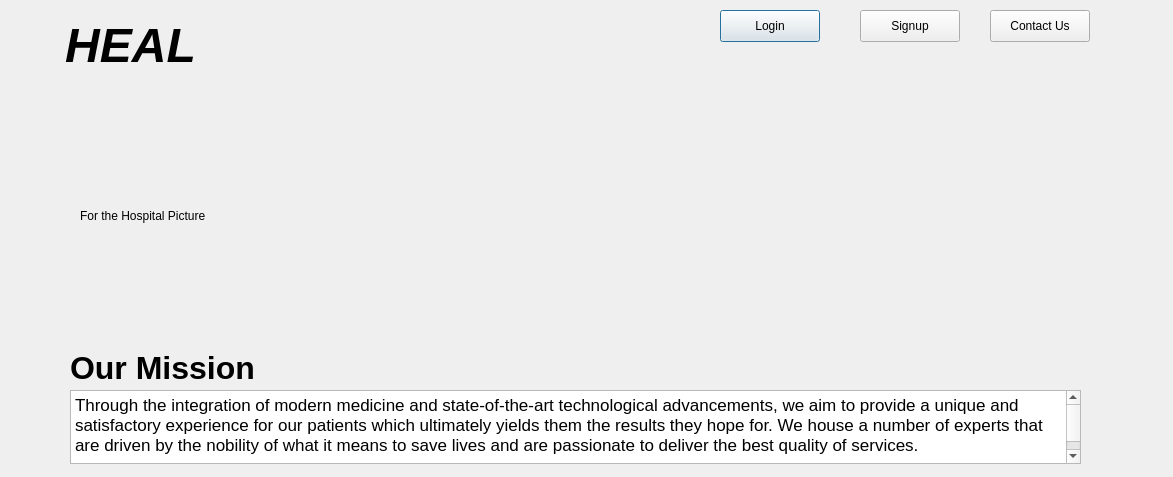
<?xml version="1.0" encoding="UTF-8"?>
<ui version="4.0">
 <class>HopitalMainPage</class>
 <widget class="QDialog" name="HopitalMainPage">
  <property name="geometry">
   <rect>
    <x>0</x>
    <y>0</y>
    <width>1173</width>
    <height>477</height>
   </rect>
  </property>
  <property name="windowTitle">
   <string>Dialog</string>
  </property>
  <widget class="QLabel" name="HEALHOSPlabel">
   <property name="geometry">
    <rect>
     <x>60</x>
     <y>10</y>
     <width>141</width>
     <height>71</height>
    </rect>
   </property>
   <property name="text">
    <string>&lt;html&gt;&lt;head/&gt;&lt;body&gt;&lt;p align=&quot;center&quot;&gt;&lt;span style=&quot; font-size:36pt; font-weight:700; font-style:italic;&quot;&gt;HEAL&lt;/span&gt;&lt;/p&gt;&lt;/body&gt;&lt;/html&gt;</string>
   </property>
  </widget>
  <widget class="QPushButton" name="LogInHOSPpushButton">
   <property name="geometry">
    <rect>
     <x>720</x>
     <y>10</y>
     <width>100</width>
     <height>32</height>
    </rect>
   </property>
   <property name="text">
    <string>Login</string>
   </property>
  </widget>
  <widget class="QPushButton" name="SignupHOSPpushButton">
   <property name="geometry">
    <rect>
     <x>860</x>
     <y>10</y>
     <width>100</width>
     <height>32</height>
    </rect>
   </property>
   <property name="text">
    <string>Signup</string>
   </property>
  </widget>
  <widget class="QPushButton" name="ContactUspushButton">
   <property name="geometry">
    <rect>
     <x>990</x>
     <y>10</y>
     <width>100</width>
     <height>32</height>
    </rect>
   </property>
   <property name="text">
    <string>Contact Us</string>
   </property>
  </widget>
  <widget class="QLabel" name="HOSPmainPIClabel">
   <property name="geometry">
    <rect>
     <x>80</x>
     <y>100</y>
     <width>941</width>
     <height>231</height>
    </rect>
   </property>
   <property name="text">
    <string>For the Hospital Picture</string>
   </property>
  </widget>
  <widget class="QLabel" name="OurMissionlabel">
   <property name="geometry">
    <rect>
     <x>70</x>
     <y>350</y>
     <width>211</width>
     <height>31</height>
    </rect>
   </property>
   <property name="text">
    <string>&lt;html&gt;&lt;head/&gt;&lt;body&gt;&lt;p&gt;&lt;span style=&quot; font-size:24pt; font-weight:700;&quot;&gt;Our Mission&lt;/span&gt;&lt;/p&gt;&lt;/body&gt;&lt;/html&gt;</string>
   </property>
  </widget>
  <widget class="QTextEdit" name="OurMissiontextEdit">
   <property name="geometry">
    <rect>
     <x>70</x>
     <y>390</y>
     <width>1011</width>
     <height>74</height>
    </rect>
   </property>
   <property name="html">
    <string>&lt;!DOCTYPE HTML PUBLIC &quot;-//W3C//DTD HTML 4.0//EN&quot; &quot;http://www.w3.org/TR/REC-html40/strict.dtd&quot;&gt;
&lt;html&gt;&lt;head&gt;&lt;meta name=&quot;qrichtext&quot; content=&quot;1&quot; /&gt;&lt;meta charset=&quot;utf-8&quot; /&gt;&lt;style type=&quot;text/css&quot;&gt;
p, li { white-space: pre-wrap; }
hr { height: 1px; border-width: 0; }
li.unchecked::marker { content: &quot;\2610&quot;; }
li.checked::marker { content: &quot;\2612&quot;; }
&lt;/style&gt;&lt;/head&gt;&lt;body style=&quot; font-family:'Segoe UI'; font-size:9pt; font-weight:400; font-style:normal;&quot;&gt;
&lt;p style=&quot; margin-top:0px; margin-bottom:0px; margin-left:0px; margin-right:0px; -qt-block-indent:0; text-indent:0px;&quot;&gt;&lt;span style=&quot; font-family:'.AppleSystemUIFont'; font-size:13pt;&quot;&gt;Through the integration of modern medicine and state-of-the-art technological advancements, we aim to provide a unique and satisfactory experience for our patients which ultimately yields them the results they hope for. We house a number of experts that are driven by the nobility of what it means to save lives and are passionate to deliver the best quality of services. &lt;/span&gt;&lt;/p&gt;
&lt;p style=&quot;-qt-paragraph-type:empty; margin-top:0px; margin-bottom:0px; margin-left:0px; margin-right:0px; -qt-block-indent:0; text-indent:0px; font-family:'.AppleSystemUIFont'; font-size:13pt;&quot;&gt;&lt;br /&gt;&lt;/p&gt;&lt;/body&gt;&lt;/html&gt;</string>
   </property>
  </widget>
 </widget>
 <resources/>
 <connections/>
</ui>
